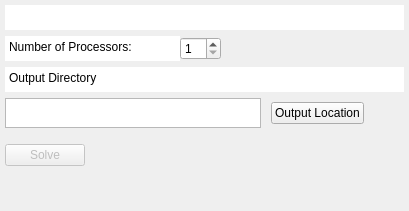
          <widget class="QWidget" name="solverPage">
           <layout class="QVBoxLayout" name="verticalLayout_7">
            <property name="sizeConstraint">
             <enum>QLayout::SizeConstraint::SetDefaultConstraint</enum>
            </property>
            <property name="leftMargin">
             <number>5</number>
            </property>
            <property name="topMargin">
             <number>5</number>
            </property>
            <property name="rightMargin">
             <number>5</number>
            </property>
            <property name="bottomMargin">
             <number>5</number>
            </property>
            <item>
             <widget class="QPlainTextEdit" name="availableProcessors">
              <property name="sizePolicy">
               <sizepolicy hsizetype="Expanding" vsizetype="Fixed">
                <horstretch>0</horstretch>
                <verstretch>0</verstretch>
               </sizepolicy>
              </property>
              <property name="maximumSize">
               <size>
                <width>16777215</width>
                <height>25</height>
               </size>
              </property>
              <property name="baseSize">
               <size>
                <width>0</width>
                <height>0</height>
               </size>
              </property>
              <property name="frameShape">
               <enum>QFrame::Shape::NoFrame</enum>
              </property>
              <property name="verticalScrollBarPolicy">
               <enum>Qt::ScrollBarPolicy::ScrollBarAlwaysOff</enum>
              </property>
              <property name="horizontalScrollBarPolicy">
               <enum>Qt::ScrollBarPolicy::ScrollBarAlwaysOff</enum>
              </property>
              <property name="readOnly">
               <bool>true</bool>
              </property>
             </widget>
            </item>
            <item>
             <layout class="QHBoxLayout" name="processorLayout">
              <property name="spacing">
               <number>0</number>
              </property>
              <property name="topMargin">
               <number>0</number>
              </property>
              <item>
               <widget class="QPlainTextEdit" name="numberOfProcessorsText">
                <property name="sizePolicy">
                 <sizepolicy hsizetype="Fixed" vsizetype="Fixed">
                  <horstretch>0</horstretch>
                  <verstretch>0</verstretch>
                 </sizepolicy>
                </property>
                <property name="maximumSize">
                 <size>
                  <width>175</width>
                  <height>25</height>
                 </size>
                </property>
                <property name="baseSize">
                 <size>
                  <width>0</width>
                  <height>0</height>
                 </size>
                </property>
                <property name="frameShape">
                 <enum>QFrame::Shape::NoFrame</enum>
                </property>
                <property name="verticalScrollBarPolicy">
                 <enum>Qt::ScrollBarPolicy::ScrollBarAlwaysOff</enum>
                </property>
                <property name="horizontalScrollBarPolicy">
                 <enum>Qt::ScrollBarPolicy::ScrollBarAlwaysOff</enum>
                </property>
                <property name="readOnly">
                 <bool>true</bool>
                </property>
                <property name="plainText">
                 <string>Number of Processors:</string>
                </property>
               </widget>
              </item>
              <item>
               <widget class="QSpinBox" name="numProcessorsSpinbox">
                <property name="cursor">
                 <cursorShape>PointingHandCursor</cursorShape>
                </property>
                <property name="minimum">
                 <number>1</number>
                </property>
               </widget>
              </item>
              <item>
               <spacer name="horizontalSpacer_8">
                <property name="orientation">
                 <enum>Qt::Orientation::Horizontal</enum>
                </property>
                <property name="sizeHint" stdset="0">
                 <size>
                  <width>40</width>
                  <height>20</height>
                 </size>
                </property>
               </spacer>
              </item>
             </layout>
            </item>
            <item>
             <widget class="QPlainTextEdit" name="outputDirText">
              <property name="sizePolicy">
               <sizepolicy hsizetype="Expanding" vsizetype="Fixed">
                <horstretch>0</horstretch>
                <verstretch>0</verstretch>
               </sizepolicy>
              </property>
              <property name="maximumSize">
               <size>
                <width>16777215</width>
                <height>25</height>
               </size>
              </property>
              <property name="frameShape">
               <enum>QFrame::Shape::NoFrame</enum>
              </property>
              <property name="verticalScrollBarPolicy">
               <enum>Qt::ScrollBarPolicy::ScrollBarAlwaysOff</enum>
              </property>
              <property name="horizontalScrollBarPolicy">
               <enum>Qt::ScrollBarPolicy::ScrollBarAlwaysOff</enum>
              </property>
              <property name="readOnly">
               <bool>true</bool>
              </property>
              <property name="plainText">
               <string>Output Directory</string>
              </property>
             </widget>
            </item>
            <item>
             <layout class="QHBoxLayout" name="outputLayout">
              <property name="spacing">
               <number>10</number>
              </property>
              <item>
               <widget class="QTextEdit" name="outputDirectory">
                <property name="sizePolicy">
                 <sizepolicy hsizetype="Fixed" vsizetype="Fixed">
                  <horstretch>0</horstretch>
                  <verstretch>0</verstretch>
                 </sizepolicy>
                </property>
                <property name="maximumSize">
                 <size>
                  <width>300</width>
                  <height>30</height>
                 </size>
                </property>
                <property name="verticalScrollBarPolicy">
                 <enum>Qt::ScrollBarPolicy::ScrollBarAlwaysOff</enum>
                </property>
                <property name="horizontalScrollBarPolicy">
                 <enum>Qt::ScrollBarPolicy::ScrollBarAlwaysOff</enum>
                </property>
                <property name="readOnly">
                 <bool>true</bool>
                </property>
               </widget>
              </item>
              <item>
               <widget class="QPushButton" name="outputSaveLocationBtn">
                <property name="cursor">
                 <cursorShape>PointingHandCursor</cursorShape>
                </property>
                <property name="text">
                 <string>Output Location</string>
                </property>
               </widget>
              </item>
              <item>
               <spacer name="horizontalSpacer_9">
                <property name="orientation">
                 <enum>Qt::Orientation::Horizontal</enum>
                </property>
                <property name="sizeHint" stdset="0">
                 <size>
                  <width>40</width>
                  <height>20</height>
                 </size>
                </property>
               </spacer>
              </item>
             </layout>
            </item>
            <item>
             <spacer name="verticalSpacer_9">
              <property name="orientation">
               <enum>Qt::Orientation::Vertical</enum>
              </property>
              <property name="sizeType">
               <enum>QSizePolicy::Policy::Fixed</enum>
              </property>
              <property name="sizeHint" stdset="0">
               <size>
                <width>20</width>
                <height>10</height>
               </size>
              </property>
             </spacer>
            </item>
            <item>
             <widget class="QPushButton" name="solverPageSolveBtn">
              <property name="enabled">
               <bool>false</bool>
              </property>
              <property name="sizePolicy">
               <sizepolicy hsizetype="Fixed" vsizetype="Fixed">
                <horstretch>0</horstretch>
                <verstretch>0</verstretch>
               </sizepolicy>
              </property>
              <property name="cursor">
               <cursorShape>PointingHandCursor</cursorShape>
              </property>
              <property name="text">
               <string>Solve</string>
              </property>
             </widget>
            </item>
            <item>
             <spacer name="verticalSpacer_8">
              <property name="orientation">
               <enum>Qt::Orientation::Vertical</enum>
              </property>
              <property name="sizeHint" stdset="0">
               <size>
                <width>20</width>
                <height>40</height>
               </size>
              </property>
             </spacer>
            </item>
           </layout>
          </widget>
